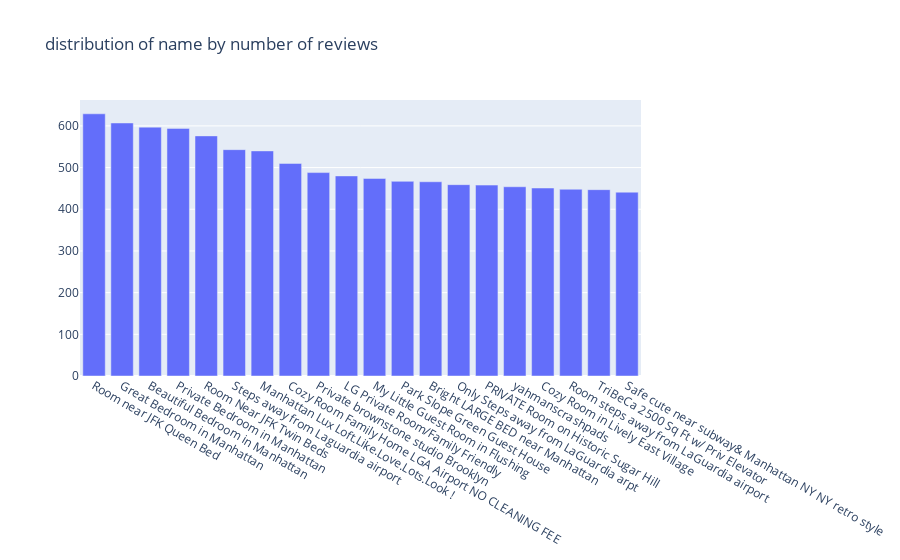

The notebook cell saved with this chart:
### Code cell
#top most number of reviews based on name
reviews_df = df.sort_values(by =["number_of_reviews"],ascending = False).head(20)
trace = go.Bar(x = list(reviews_df.name),y = list(reviews_df.number_of_reviews))
layout = go.Layout(title = "distribution of name by number of reviews")
data = [trace]
fig = go.Figure(data=data,layout=layout)
py.iplot(fig)

### Figure 1 — Plotly figure (JSON) as saved in the notebook; plotly's stock layout.template omitted (floating-point values rounded to 4 significant figures)
{"data": [{"type": "bar", "x": ["Room near JFK Queen Bed", "Great Bedroom in Manhattan", "Beautiful Bedroom in Manhattan", "Private Bedroom in Manhattan", "Room Near JFK Twin Beds", "Steps away from Laguardia airport", "Manhattan Lux Loft.Like.Love.Lots.Look !", "Cozy Room Family Home LGA Airport NO CLEANING FEE", "Private brownstone studio Brooklyn", "LG Private Room/Family Friendly", "My Little Guest Room in Flushing", "Park Slope Green Guest House", "Bright LARGE BED near Manhattan", "Only Steps away from LaGuardia arpt", "PRIVATE Room on Historic Sugar Hill", "yahmanscrashpads", "Cozy Room in Lively East Village", "Room steps away from LaGuardia airport", "TriBeCa 2500 Sq Ft w/ Priv Elevator", "Safe cute near subway& Manhattan NY NY retro style"], "y": [629, 607, 597, 594, 576, 543, 540, 510, 488, 480, 474, 467, 466, 459, 458, 454, 451, 448, 447, 441]}], "layout": {"title": {"text": "distribution of name by number of reviews"}}}
